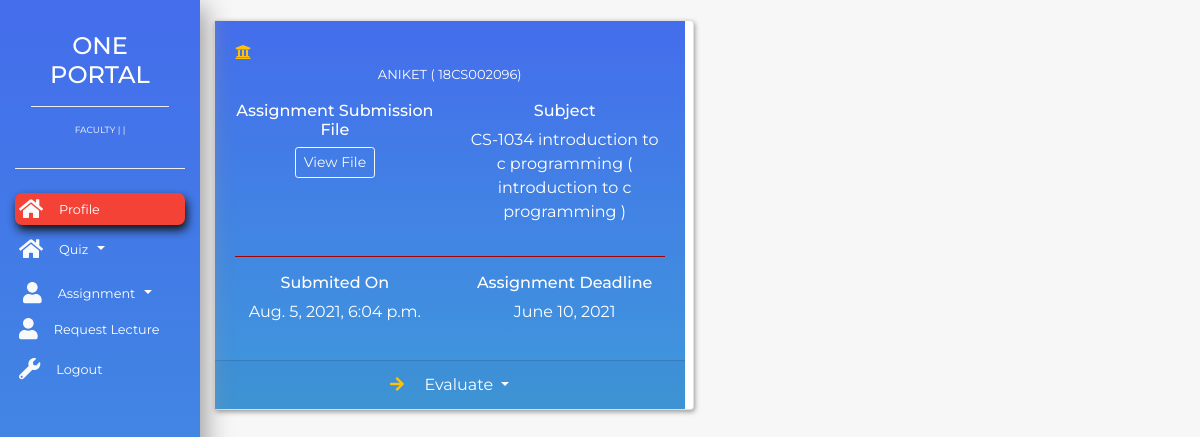
The page /academic/ASSTPROF/lecture/2/viewSubmissions on the database its author committed.
### academics/models.py (models this page shows, shortened)
class assignmentSubmission(models.Model):
    id = models.AutoField(primary_key=True)
    assignment = models.ForeignKey('assignment',on_delete=models.CASCADE)
    submissionFile = models.FileField()
    submitedBy = models.ForeignKey('stud_details',on_delete=models.CASCADE)
    submitedOn = models.DateTimeField(auto_now_add=True)
    grade = models.IntegerField(blank=True,null=True)

class stud_details(models.Model):#Student Information
    id = models.AutoField(primary_key=True)
    EnrollmentNumber = models.CharField(max_length=10)
    FullName = models.CharField(max_length=100)
    Department = models.ForeignKey('Department',on_delete=models.CASCADE)
    program = models.ForeignKey('program',on_delete=models.CASCADE)
    BatchYear = models.CharField(max_length=10)
    UniversityEmailID = models.CharField(max_length=100)
    PersonalEmailID = models.CharField(max_length=100)
    Phone = models.BigIntegerField()
    currentSemester = models.IntegerField(blank=True)
    StreetAddress = models.CharField(max_length=100)
    District = models.CharField(max_length=10)
    State = models.CharField(max_length=20)
    PinCode = models.IntegerField()
    LastQualification = models.CharField(max_length=100)

class assignment(models.Model):
    YEAR_IN_SCHOOL_CHOICES = [
    ('CA', 'Class'),
    ('HA', 'Home')
]
    id = models.AutoField(primary_key=True)
    name = models.CharField(max_length=100)
    assignmentType = models.CharField(choices = YEAR_IN_SCHOOL_CHOICES,null=True,max_length=2)
    assignmentFile = models.FileField()
    subject = models.ForeignKey('subjects',on_delete=models.CASCADE)
    startingDate = models.DateField(null=True)
    deadline = models.DateField(null=True)
    createdOn = models.DateTimeField(auto_now_add=True)
    updatedOn = models.DateTimeField(auto_now_add=True)

class subjects(models.Model):
    id = models.AutoField(primary_key=True)
    subjectCode = models.CharField(max_length=10)
    subjectName = models.CharField(max_length=50)
    LessonPlan = models.FileField(upload_to='media')
    Semester = models.IntegerField()
    TaughtBy = models.ForeignKey('faculty' , on_delete=models.CASCADE,blank=True)
    Credit = models.CharField(max_length=10)
    Department = models.ForeignKey('Department', on_delete=models.CASCADE)
    def __str__(self):
        return self.subjectCode + " "+ self.subjectName

### academics/views.py (the view)
# urls.py: path('ASSTPROF/lecture/<int:id>/viewSubmissions',views.facultyAssignmentSubmissionView),
def facultyAssignmentSubmissionView(request,id):
    dataPacket = assignmentSubmission.objects.filter(assignment=assignment.objects.get(id=id))
    context = {
        'dataPacket':dataPacket,
        'facultyAssignmentSubmissionView' :True
    }
    return render(request,'faculty/assignment.html',context)

### templates/faculty/assignment.html (shortened to what this page needs)
{% load static %}
<!doctype html>
<html lang="en">
<head>
    <link rel="stylesheet" href="https://stackpath.bootstrapcdn.com/bootstrap/4.1.1/css/bootstrap.min.css">
    <link rel="stylesheet" href="{% static 'css/style_dash.css' %}">
</head>
<body>
    <nav class="navbar navbar-expand-lg navbar-light">
        <div class="collapse navbar-collapse" id="navbarSupportedContent">
            <div class="container-fluid">
                <div class="row">
                    <div class="col-xl-2 col-lg-3 sidebar
                            fixed-top">
                        <div class="bottom-border p-3 mt-3">
                            <div class="one-portal bottom-border">
                                <h4 class="text-white text-uppercase
                                        text-center mb-3">One Portal</h4>
                            </div>
                            <div class="info my-3 text-center">
                                <p class="text-center text-white
                                        custom-small">FACULTY | {{data.FacultyID.EmployeeID}} | {{data.Department}}
                                </p>
                            </div>
                        </div>
                        <ul class="navbar-nav flex-column mt-4">
                            <li class="nav-item"><a href="/" class="nav-link text-white p-1 mb-2 current"><i class="fas fa-home text-light fa-lg mr-3"></i><small>Profile</small></a></li>
                            <li class="nav-item dropdown">
                                <a class="nav-link dropdown-toggle text-white p-1 mb-2" href="#" id="navbarDropdown" role="button" data-toggle="dropdown" aria-haspopup="true" aria-expanded="false">
                                    <i class="fas fa-home text-light fa-lg mr-3"></i><small>Quiz</small>
                                </a>
                            </li>
                            <li class="nav-item dropdown">
                                <a class="nav-link dropdown-toggle text-white" href="#" id="navbarDropdownAssignment" role="button" data-toggle="dropdown" aria-haspopup="true" aria-expanded="false">
                                    <i class="fas fa-user text-light fa-lg mr-3"></i><small>Assignment</small>
                                </a>
                            </li>
                            <li class="nav-item"><a href="lectureRequest" class="nav-link text-white p-1 mb-2 sidebar-link"><i class="fas fa-user text-light fa-lg mr-3"></i><small>Request
                                        Lecture</small></a></li>
                            <li class="nav-item"><a href="/accounts/logout" class="nav-link text-white p-1 mb-2 sidebar-link"><i class="fas fa-wrench text-light fa-lg mr-3"></i><small>Logout</small><a></li>
                        </ul>
                    </div>
                </div>
            </div>
        </div>
    </nav>
         {% if facultyAssignmentSubmissionView %}
        <section>
            <div class="container-fluid">
                <div class="col-xl-10 col-sm-10 ml-auto">
                    <div class="row">
                        {% for i in dataPacket %}
                        <div class="col-xl-6 col-lg-6 col-sm-8 col-sm-6 p-1">
                            <div class="card card-common">
                                <div class="theme-background mr-2">
                                    <div class="card-body">
                                        <div class="justify-content-between">
                                            <i class="fas fa-university
                                            fa-1x text-warning"></i>
                                            <p style="font-size: small;" class="text-center text-white text-uppercase">
                                                {{i.submitedBy.FullName}} ( {{i.submitedBy.EnrollmentNumber}})
                                            </p>
                                            <div class="row text-center">
                                                <div class="col-xl-6 col-lg-6 col-sm-6 text-white">
                                                    <h6>Assignment Submission File</h6>
                                                    <a href="/media/{{i.submissionFile}}" target="_blank" class="btn btn-outline-light btn-sm">View File</a>
                                                </div>
                                                <div class="col-xl-6 col-lg-6 col-sm-6
                                                text-white">
                                                    <h6>Subject</h6>
                                                    <p>{{i.assignment.subject}} ( {{i.assignment.subject.subjectName}} )
                                                    </p>
                                                </div>
                                            </div>
                                            <hr color="background:white">
                                            <div class="row text-white text-center">
                                                <div class="col-xl-6 col-lg-6 col-sm-6">
                                                    <h6>Submited On</h6>
                                                    <p>{{i.submitedOn}}</p>
                                                </div>
                                                <div class="col-xl-6 col-lg-6 col-sm-6">
                                                    <h6>Assignment Deadline</h6>
                                                    <p>{{i.assignment.deadline}}</p>
                                                </div>
                                            </div>
                                        </div>
                                    </div>
                                    <div class="card-footer text-center">
                                        {% if i.grade %}
                                        <h6 class="text-white text-center">Grade</h6>
                                        <p class="text-white text-center">{{i.grade}}</p>
                                        {% else %}
                                        <div>
                                            <div class="dropdown">
                                                <i class="fas fa-arrow-right text-warning mr-3"></i>
                                                <a href="#" class="dropdown-toggle text-white" id="dropdownMenuButton" data-toggle="dropdown" aria-haspopup="true" aria-expanded="false">
                                              Evaluate
                                            </a>
                                            </div>
                                        </div>
                                        {% endif %}
                                    </div>
                                </div>
                            </div>
                        </div>
                        {% endfor %}
                    </div>
                </div>
            </div>
        </section>
        {% endif %}
</body>
</html>

### static/css/style_dash.css (style rules this page uses)
body { font-family: 'Montserrat', sans-serif; background-color: rgb(247, 247, 247); }
.theme-background { background: linear-gradient(180deg, #446DEC, #3F99DB); }
.sidebar { height: 100vh; background: linear-gradient(180deg, #446DEC, #3F99DB); background-position: center; background-repeat: no-repeat; background-size: cover; box-shadow: 5px 7px 25px #999; }
.bottom-border { border-bottom: 1px groove #eee; }
.sidebar-link { transition: all .4s; }
.current { background-color: #f44336; border-radius: 7px; box-shadow: 2px 5px 10px #111; transition: all .3s; }
.card-common { box-shadow: 1px 2px 5px #999; transition: all .4s; }
.custom-small { font-size: xx-small; }

### rows shown on the page
assignmentSubmission: submitedBy.FullName "ANIKET", submitedBy.EnrollmentNumber "18CS002096", assignment.subject "CS-1034 introduction to c programming", assignment.subject.subjectName "introduction to c programming", submitedOn "Aug. 5, 2021, 6:04 p.m.", assignment.deadline "June 10, 2021"
